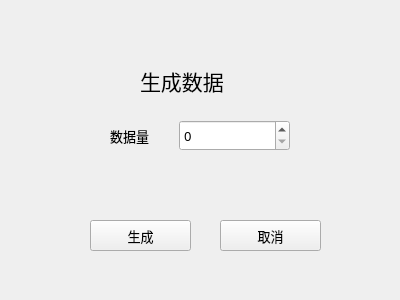
<?xml version="1.0" encoding="UTF-8"?>
<ui version="4.0">
 <class>addFile</class>
 <widget class="QWidget" name="addFile">
  <property name="geometry">
   <rect>
    <x>0</x>
    <y>0</y>
    <width>400</width>
    <height>300</height>
   </rect>
  </property>
  <property name="font">
   <font>
    <family>微软雅黑 Light</family>
    <pointsize>10</pointsize>
   </font>
  </property>
  <property name="windowTitle">
   <string>生成数据</string>
  </property>
  <widget class="QLabel" name="label">
   <property name="geometry">
    <rect>
     <x>140</x>
     <y>60</y>
     <width>111</width>
     <height>41</height>
    </rect>
   </property>
   <property name="font">
    <font>
     <family>微软雅黑 Light</family>
     <pointsize>16</pointsize>
    </font>
   </property>
   <property name="text">
    <string>生成数据</string>
   </property>
  </widget>
  <widget class="QSpinBox" name="spinBoxAmount">
   <property name="geometry">
    <rect>
     <x>179</x>
     <y>120</y>
     <width>111</width>
     <height>31</height>
    </rect>
   </property>
   <property name="font">
    <font>
     <family>微软雅黑 Light</family>
     <pointsize>10</pointsize>
    </font>
   </property>
   <property name="maximum">
    <number>200000000</number>
   </property>
   <property name="value">
    <number>0</number>
   </property>
  </widget>
  <widget class="QPushButton" name="pushButtonCreateFile">
   <property name="geometry">
    <rect>
     <x>90</x>
     <y>220</y>
     <width>101</width>
     <height>31</height>
    </rect>
   </property>
   <property name="text">
    <string>生成</string>
   </property>
  </widget>
  <widget class="QPushButton" name="pushButtonCancel">
   <property name="geometry">
    <rect>
     <x>220</x>
     <y>220</y>
     <width>101</width>
     <height>31</height>
    </rect>
   </property>
   <property name="text">
    <string>取消</string>
   </property>
  </widget>
  <widget class="QLabel" name="label_2">
   <property name="geometry">
    <rect>
     <x>110</x>
     <y>120</y>
     <width>51</width>
     <height>31</height>
    </rect>
   </property>
   <property name="text">
    <string>数据量</string>
   </property>
  </widget>
 </widget>
 <resources/>
 <connections/>
</ui>
